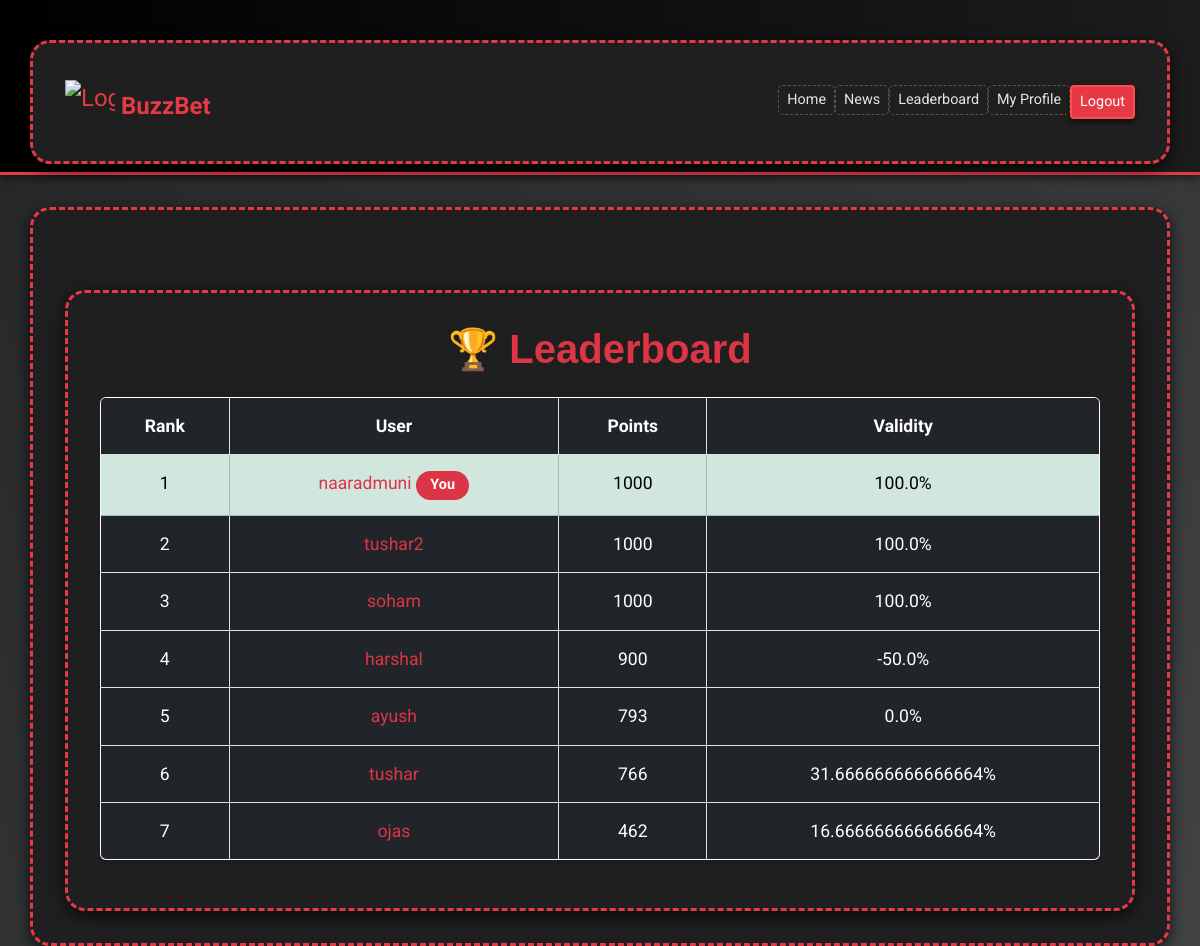
Page /accounts/leaderboard/ (signed in) on the committed database.
### accounts/models.py (models this page shows, shortened)
class Profile(models.Model):
    user = models.OneToOneField(User, on_delete=models.CASCADE)
    address = models.CharField(max_length=255, blank=True)
    points = models.PositiveIntegerField(default = 1000)
    validity = models.FloatField(default = 100) # Validity of the user's account

### accounts/views.py (the view)
# urls.py: path('leaderboard/', views.leaderboard, name='leaderboard'),
def leaderboard(request):
    leaderboard_data = Profile.objects.order_by('-points')
    return render(request, 'registration/leaderboard.html', {'leaderboard_data': leaderboard_data})

### templates/registration/leaderboard.html (shortened to what this page needs)
{% extends "layout.html" %}
{% block content %}
<div class="container mt-5">
    <h1 class="text-center mb-4 text-danger">🏆 Leaderboard</h1>
    <div class="table-responsive">
        <table class="table table-hover table-bordered shadow-sm rounded">
            <thead class="thead-dark">
                <tr class="bg-danger text-white">
                    <th>Rank</th>
                    <th>User</th>
                    <th>Points</th>
                    <th>Validity</th>
                </tr>
            </thead>
            <tbody>
                {% for profile in leaderboard_data %}
                <tr class="{% if profile.user == request.user %}table-success{% endif %}">
                    <td>{{ forloop.counter }}</td>
                    <td>
                        <a href="{% url 'profile_with_pk' profile.user.pk %}" class="text-decoration-none text-danger">
                            {{ profile.user.username }}
                            {% if profile.user == request.user %}
                                <span class="badge bg-danger">You</span>
                            {% endif %}
                        </a>
                    </td>
                    <td>{{ profile.points }}</td>
                    <td>{{ profile.validity }}%</td>
                </tr>
                {% empty %}
                <tr>
                    <td colspan="4" class="text-center text-muted">No data available.</td>
                </tr>
                {% endfor %}
            </tbody>
        </table>
    </div>
</div>
{% endblock %}

### templates/layout.html (style rules this page uses)
body { background: linear-gradient(135deg, #232526, #414345); color: #e5e5e5; font-family: 'Roboto', sans-serif; font-size: 16px; }
.container { margin-top: 2rem; padding: 2rem; background: #1f1f1f; border: 3px dashed #e63946; border-radius: 20px; box-shadow: 0 5px 15px rgba(0, 0, 0, 0.7); }

### templates/registration/leaderboard.html (style rules this page uses)
.table { font-family: 'Roboto', sans-serif; font-size: 1.1rem; background-color: #ffffff; border-radius: 8px; overflow: hidden; }
.table th, .table td { padding: 15px; text-align: center; }
.table-bordered { border: 1px solid #dee2e6; }
.table-success { background-color: #d4edda !important; }
.thead-dark { background-color: #343a40; color: white; }
.badge { font-size: 0.9rem; padding: 0.5em 1em; border-radius: 50px; }
.badge.bg-danger { background-color: #dc3545; }
h1 { font-family: 'Poppins', sans-serif; font-weight: 600; }

### rows in the picture
Profile: user.username "naaradmuni", shows "You", points "1000", validity "100.0"
Profile: user.username "tushar2", points "1000", validity "100.0"
Profile: user.username "soham", points "1000", validity "100.0"
Profile: user.username "harshal", points "900", validity "-50.0"
Profile: user.username "ayush", points "793", validity "0.0"
Profile: user.username "tushar", points "766", validity "31.666666666666664"
Profile: user.username "ojas", points "462", validity "16.666666666666664"
